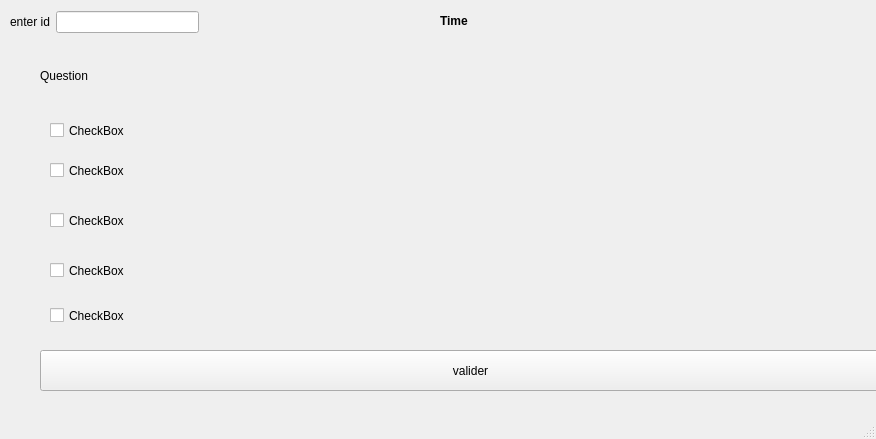
<?xml version="1.0" encoding="UTF-8"?>
<ui version="4.0">
 <class>MainWindow</class>
 <widget class="QMainWindow" name="MainWindow">
  <property name="geometry">
   <rect>
    <x>0</x>
    <y>0</y>
    <width>876</width>
    <height>439</height>
   </rect>
  </property>
  <property name="windowTitle">
   <string>QCM</string>
  </property>
  <widget class="QWidget" name="centralWidget">
   <widget class="QPushButton" name="valider">
    <property name="geometry">
     <rect>
      <x>40</x>
      <y>350</y>
      <width>861</width>
      <height>41</height>
     </rect>
    </property>
    <property name="text">
     <string>valider</string>
    </property>
   </widget>
   <widget class="QLabel" name="question">
    <property name="geometry">
     <rect>
      <x>40</x>
      <y>60</y>
      <width>911</width>
      <height>31</height>
     </rect>
    </property>
    <property name="text">
     <string>Question</string>
    </property>
   </widget>
   <widget class="QCheckBox" name="choix1">
    <property name="geometry">
     <rect>
      <x>50</x>
      <y>110</y>
      <width>921</width>
      <height>41</height>
     </rect>
    </property>
    <property name="text">
     <string>CheckBox</string>
    </property>
   </widget>
   <widget class="QCheckBox" name="choix2">
    <property name="geometry">
     <rect>
      <x>50</x>
      <y>150</y>
      <width>921</width>
      <height>41</height>
     </rect>
    </property>
    <property name="text">
     <string>CheckBox</string>
    </property>
   </widget>
   <widget class="QCheckBox" name="choix3">
    <property name="geometry">
     <rect>
      <x>50</x>
      <y>200</y>
      <width>921</width>
      <height>41</height>
     </rect>
    </property>
    <property name="text">
     <string>CheckBox</string>
    </property>
   </widget>
   <widget class="QCheckBox" name="choix4">
    <property name="geometry">
     <rect>
      <x>50</x>
      <y>250</y>
      <width>921</width>
      <height>41</height>
     </rect>
    </property>
    <property name="text">
     <string>CheckBox</string>
    </property>
   </widget>
   <widget class="QWidget" name="layoutWidget">
    <property name="geometry">
     <rect>
      <x>10</x>
      <y>10</y>
      <width>189</width>
      <height>24</height>
     </rect>
    </property>
    <layout class="QHBoxLayout" name="horizontalLayout_3">
     <item>
      <widget class="QLabel" name="label_2">
       <property name="text">
        <string>enter id</string>
       </property>
      </widget>
     </item>
     <item>
      <widget class="QLineEdit" name="lineEdit_id"/>
     </item>
    </layout>
   </widget>
   <widget class="QCheckBox" name="choix5">
    <property name="geometry">
     <rect>
      <x>50</x>
      <y>300</y>
      <width>891</width>
      <height>31</height>
     </rect>
    </property>
    <property name="text">
     <string>CheckBox</string>
    </property>
   </widget>
   <widget class="QLabel" name="clock">
    <property name="geometry">
     <rect>
      <x>440</x>
      <y>10</y>
      <width>91</width>
      <height>21</height>
     </rect>
    </property>
    <property name="font">
     <font>
      <pointsize>9</pointsize>
      <weight>75</weight>
      <bold>true</bold>
     </font>
    </property>
    <property name="text">
     <string>Time</string>
    </property>
   </widget>
   <widget class="QLabel" name="displayTime">
    <property name="geometry">
     <rect>
      <x>520</x>
      <y>10</y>
      <width>71</width>
      <height>16</height>
     </rect>
    </property>
    <property name="text">
     <string/>
    </property>
   </widget>
  </widget>
  <widget class="QMenuBar" name="menubar">
   <property name="geometry">
    <rect>
     <x>0</x>
     <y>0</y>
     <width>876</width>
     <height>21</height>
    </rect>
   </property>
  </widget>
  <widget class="QStatusBar" name="statusbar"/>
 </widget>
 <resources/>
 <connections/>
</ui>
